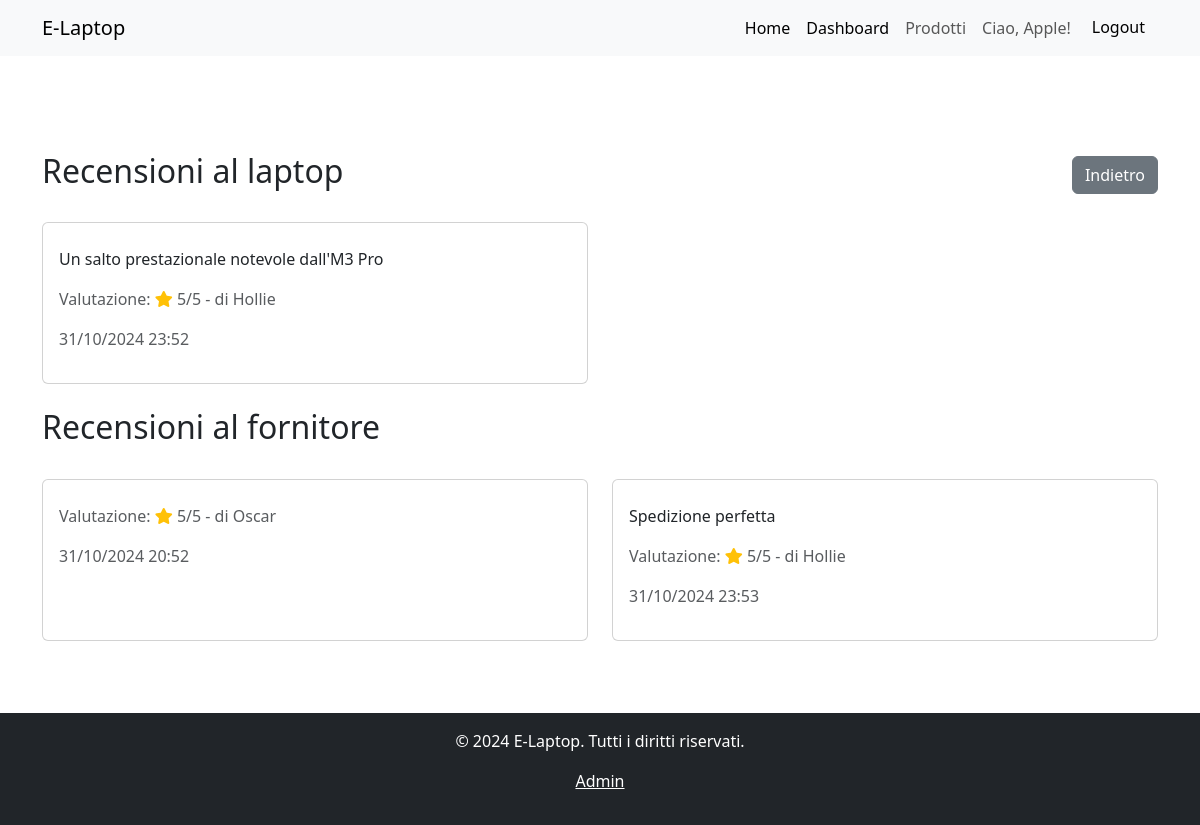
The page /laptopdetail/29/reviews (signed in) on the database its author committed.
### management/models.py (models this page shows, shortened)
class CustomUser(AbstractUser):
    USER_TYPE_CHOICES = (
        ('buyer', 'Acquirente'),
        ('seller', 'Fornitore'),
    )
    user_type = models.CharField(max_length=20, choices=USER_TYPE_CHOICES)

class LaptopReview(models.Model):
    user = models.ForeignKey(settings.AUTH_USER_MODEL, on_delete=models.CASCADE)
    laptop = models.ForeignKey(Laptop, on_delete=models.CASCADE)
    rating = models.PositiveIntegerField(choices=[(i, str(i)) for i in range(1, 6)])
    description = models.TextField(max_length=200, blank=True, null=True)
    creation_time = models.DateTimeField(auto_now_add=True)
    class Meta:
        unique_together = (('user', 'laptop'),)

class SellerReview(models.Model):
    user = models.ForeignKey(settings.AUTH_USER_MODEL, on_delete=models.CASCADE, related_name='seller_reviews')
    seller = models.ForeignKey(settings.AUTH_USER_MODEL, on_delete=models.CASCADE, related_name='user_reviews')
    rating = models.PositiveIntegerField(choices=[(i, str(i)) for i in range(1, 6)])
    description = models.TextField(max_length=200, blank=True, null=True)
    creation_time = models.DateTimeField(auto_now_add=True)

### management/views.py (the view)
# urls.py: path('laptopdetail/<int:laptop_id>/reviews', views.laptop_and_seller_reviews_list, name='laptop_and_seller_reviews_list'),
@login_required
def laptop_and_seller_reviews_list(request, laptop_id):
    laptop = get_object_or_404(Laptop, id=laptop_id)
    seller = get_object_or_404(CustomUser, id=laptop.seller_id)
    return render(request, 'management/laptop_and_seller_reviews_list.html', {'laptop': laptop, 'seller': seller})

### management/templates/management/laptop_and_seller_reviews_list.html (shortened to what this page needs)
{% extends "base.html" %}
{% block content %}
<div class="row mt-5">
    <div class="col-md-12">
        <div class="d-flex justify-content-between align-items-center">
            <h2>Recensioni al laptop</h2>
            <a href="{% url 'laptop_detail' laptop.id %}" class="btn btn-secondary">Indietro</a>
        </div>
        {% if laptop.laptopreview_set.exists %}
            <div class="row mt-4">
                {% for review in laptop.laptopreview_set.all %}
                    <div class="col-md-6 mb-4">
                        <div class="card h-100">
                            <div class="card-body">
                                {% if review.description %}
                                    <p class="card-text">{{ review.description }}</p>
                                {% endif %}
                                <p class="text-muted">Valutazione:
                                    <link rel="stylesheet" href="https://cdnjs.cloudflare.com/ajax/libs/font-awesome/5.15.4/css/all.min.css">
                                    <i class="fas fa-star text-warning"></i>
                                    {{ review.rating }}/5 - di {{ review.user.username }}
                                </p>
                                <p class="text-muted">{{ review.creation_time|date:"d/m/Y H:i" }}</p>
                            </div>
                        </div>
                    </div>
                {% endfor %}
            </div>
        {% else %}
            <p class="text-muted">Nessuna recensione disponibile per questo prodotto.</p>
        {% endif %}
    </div>
    <div class="col-md-12">
        <div class="d-flex justify-content-between align-items-center">
            <h2>Recensioni al fornitore</h2>
        </div>
        {% if seller.user_reviews.exists %}
            <div class="row mt-4">
                {% for review in seller.user_reviews.all %}
                    <div class="col-md-6 mb-4">
                        <div class="card h-100">
                            <div class="card-body">
                                {% if review.description %}
                                    <p class="card-text">{{ review.description }}</p>
                                {% endif %}
                                <p class="text-muted">Valutazione:
                                    <link rel="stylesheet" href="https://cdnjs.cloudflare.com/ajax/libs/font-awesome/5.15.4/css/all.min.css">
                                    <i class="fas fa-star text-warning"></i>
                                    {{ review.rating }}/5 - di {{ review.user.username }}
                                </p>
                                <p class="text-muted">{{ review.creation_time|date:"d/m/Y H:i" }}</p>
                            </div>
                        </div>
                    </div>
                {% endfor %}
            </div>
        {% else %}
            <p class="text-muted">Nessuna recensione disponibile per questo fornitore.</p>
        {% endif %}
    </div>
</div>
{% endblock %}

### templates/base.html (shortened to what this page needs)
<!DOCTYPE html>
<html lang="it">
<head>
    <link href="https://cdn.jsdelivr.net/npm/bootstrap@5.3.0/dist/css/bootstrap.min.css" rel="stylesheet">
</head>
<body class="d-flex flex-column min-vh-100">
    <nav class="navbar navbar-expand-lg navbar-light bg-light">
        <div class="container">
            <a class="navbar-brand" href="{% url 'home' %}">E-Laptop</a>
            <div class="collapse navbar-collapse" id="navbarNav">
                <ul class="navbar-nav ms-auto">
                    <li class="nav-item">
                        <a class="nav-link active" href="{% url 'home' %}">Home</a>
                    </li>
                    {% if user.is_authenticated and user.user_type == 'seller' %}
                        <li class="nav-item">
                            <a class="nav-link active" href="{% url 'seller_dashboard' user.id %}">Dashboard</a>
                        </li>
                    {% endif %}
                    <li class="nav-item">
                        <a class="nav-link" href="{% url 'laptops_list' %}">Prodotti</a>
                    </li>
                    {% if user.is_authenticated %}
                        <li class="nav-item">
                            <span class="nav-link">Ciao, {{ user.username }}!</span>
                        </li>
                        <li class="nav-item">
                            <form method="POST" action="{% url 'logout' %}"> {% csrf_token %}
                                <button type="submit" class="btn btn-light">Logout</button>
                            </form>
                        </li>
                    {% endif %}
                </ul>
            </div>
        </div>
    </nav>
    <main class="container my-5 flex-grow-1">
        {% block content %}
        {% endblock %}
    </main>
    <footer class="bg-dark text-white text-center py-3 mt-auto">
        <p>&copy; 2024 E-Laptop. Tutti i diritti riservati.</p>
        <p><a href="http://localhost:8000/admin/" class="text-white">Admin</a></p>
    </footer>
</body>
</html>

### templates/base.html (style rules this page uses)
html, body { height: 100%; }

### rows shown on the page
CustomUser: username "Apple"
LaptopReview: description "Un salto prestazionale notevole dall'M3 Pro", rating "5", user.username "Hollie", creation_time "31/10/2024 23:52"
SellerReview: rating "5", user.username "Oscar", creation_time "31/10/2024 20:52"
SellerReview: description "Spedizione perfetta", rating "5", user.username "Hollie", creation_time "31/10/2024 23:53"
